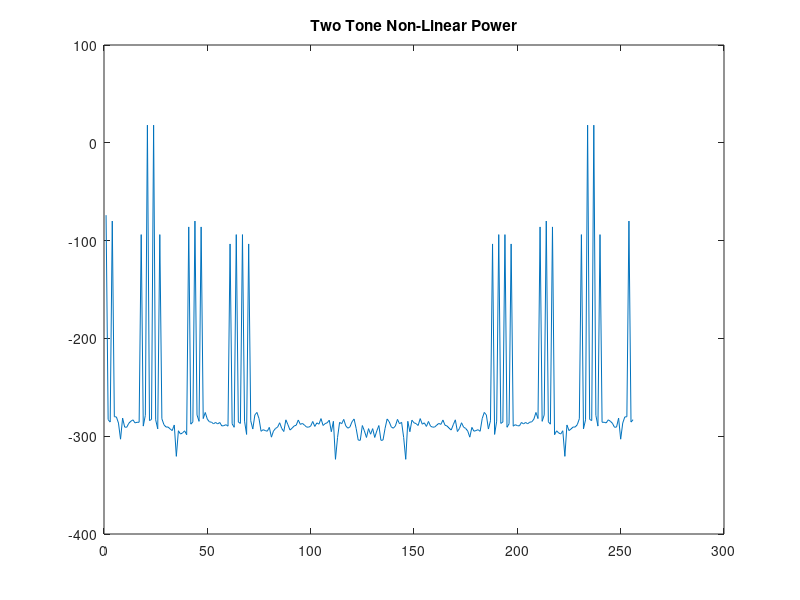

MATLAB code to generate this figure:
clf;
clear;

N=256;
M=5.0;
w=2*pi;
x=0:N-1;

Gain   =  8.0;   % Linear Gain
alpha2 =   .01;  % 2nd order non-linear term
alpha3 =   .03;  % 3rd order non-linear term

noise=random('norm',1,N); % Gaussian Noise
noise=noise/1e4;          % keep the noise small
%noise=0;
bt1 = 20;
bt2 = 23;
tone1 = 1*cos(w*x*bt1/N);
tone2 = 1*cos(w*x*bt2/N);

xr = tone1 + tone2; % two tones
plot(xr); % plot time domain of two tones
title('Two Tone (Time Domain)');
waitforbuttonpress;
clf;

y=20*log10(2/N*abs(fft(xr)));
plot(y)
title('Two Tone Linear Power');
waitforbuttonpress;
clf

xnonL = Gain*(tone1+tone2) + alpha2.^2*(tone1+tone2).^2 + alpha3.^3*(tone1+tone2).^3; % non-Linear time domain
ynonL = 20*log10(2/N*abs(fft(xnonL))); % non-linear frequency domain
plot(ynonL); % plot frequency domain
title('Two Tone Non-Linear Power');

% calculate IP3 products
ip3_2l = ynonL(bt1+1) + (ynonL(bt1+1)-ynonL(bt1-(bt2-bt1)+1))/2;
ip3_1  = ynonL(bt2+1) + (ynonL(bt2+1)-ynonL(bt1-(bt2-bt1)+1))/2;
ip3_2u = ynonL(bt2+1) + (ynonL(bt2+1)-ynonL(bt2+(bt2-bt1)+1))/2;
ip3_2  = ynonL(bt1+1) + (ynonL(bt1+1)-ynonL(bt2+(bt2-bt1)+1))/2;

sprintf('Begin')
sprintf('IP3 = %5.3f dBm', ip3_2l)
sprintf('IP3 = %5.3f dBm', ip3_1)
sprintf('IP3 = %5.3f dBm', ip3_2u)
sprintf('IP3 = %5.3f dBm', ip3_2)


	
